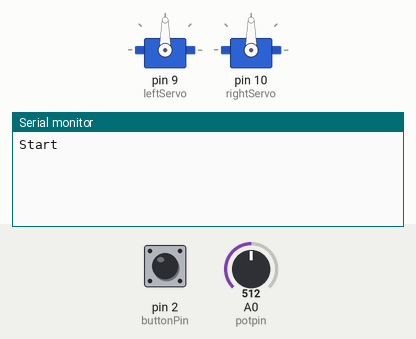
Recording of a sketch running on a simulated Arduino Uno, built with avr-gcc and run on an emulated ATmega328P. Parts: 2 × servo, the last lines printed to the serial monitor. The inputs (shaded band) are chosen by the test bench; at power-on: pin 2 (buttonPin) LOW, A0 (potpin) = 512.

Above: at 1.2 s.
1.3 s: pin 2 (buttonPin) pulled HIGH for 0.15 s
At 2.6 s:
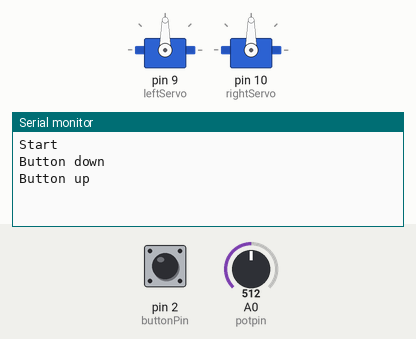
2.9 s: pin 2 (buttonPin) pulled HIGH for 3.2 s
At 3.7 s:
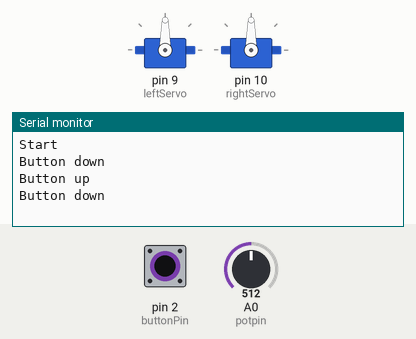

Measured:
- after the input at 1.3 s, the serial monitor: prints a new line at once (image 1)

The sketch:

wings.ino
```cpp
#include <Servo.h>
Servo leftServo;  // create servo object to control a servo
Servo rightServo;

bool wingsActive = false;
bool buttonDown = false;

int potpin = 0;  // analog pin used to connect the potentiometer
int buttonPin = 2;
int buttonState = 0;
int val;    // variable to read the value from the analog pin
int longPressDelay = 100;
int longPressTimer = 0;

void setup() {
    Serial.begin(9600);
    leftServo.attach(9);  // attaches the servo on pin 9 to the servo object
    rightServo.attach(10);  // attaches the servo on pin 9 to the servo object

    leftServo.write(90);
    rightServo.write(90);

    pinMode(buttonPin, INPUT);
    Serial.println("Start");
}

void loop() {
    val = analogRead(potpin);
    val = map(val, 0, 1023, 60, 120);
    buttonState = digitalRead(buttonPin);
    //Button down
    if (buttonState == HIGH && !buttonDown)
    {
    buttonDown = true;
Serial.println("Button down");
    }
    //Button up
    else if (buttonState == LOW && buttonDown)
    {
        buttonDown = false;
        longPressTimer = 0;
        Serial.println("Button up");
    }
    //Long press
    else if (buttonState == HIGH && buttonDown)
    {
        longPressTimer++;
        if (longPressTimer > longPressDelay)
        {
            wingsActive =!wingsActive;
            longPressTimer = 0;
            Serial.println("Button long press");
        }
    }

    if (wingsActive)
    {
        Wings(val);
        Serial.print("Dial ");
        Serial.println(val);
    }
    delay(15);                           // waits for the servo to get there
}

void Wings(int position)
{
    leftServo.write(position);
    rightServo.write(180 - position);
}

//
```
